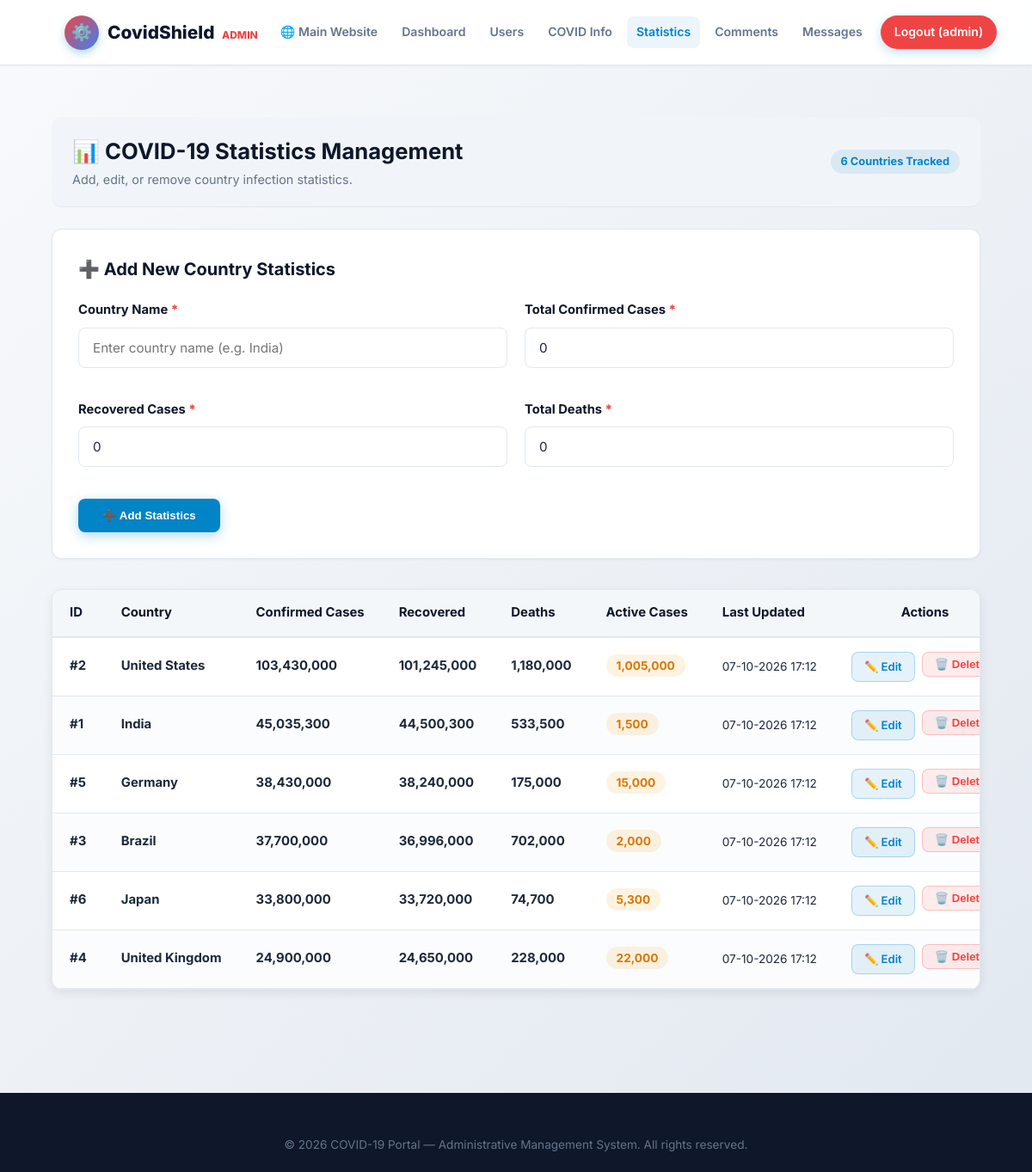
The app's page /admin/statistics.php (signed in) with its own data.
### tables this page shows
CREATE TABLE `statistics` (
  `id` INT AUTO_INCREMENT PRIMARY KEY,
  `country` VARCHAR(100) NOT NULL,
  `cases` INT NOT NULL DEFAULT 0,
  `recovered` INT NOT NULL DEFAULT 0,
  `deaths` INT NOT NULL DEFAULT 0,
  `updated_at` TIMESTAMP DEFAULT CURRENT_TIMESTAMP ON UPDATE CURRENT_TIMESTAMP
);

### admin/statistics.php (the view, shortened to what this page needs)
<?php
$editRecord = null;
$statRecords = [];
try {
    $pdo = getDBConnection();
    if ($pdo) {
        $stmt = $pdo->prepare("SELECT id, country, cases, recovered, deaths, updated_at FROM statistics ORDER BY cases DESC");
        $stmt->execute();
        $statRecords = $stmt->fetchAll();
    }
} catch (PDOException $e) {
    error_log("Fetch Statistics Error: " . $e->getMessage());
    $errorMessage = "Failed to load statistics records.";
}
include 'includes/admin-header.php';
?>
<main class="container section">
    <div class="admin-page-wrapper">
        <div class="table-header-bar" style="margin-bottom: 25px; border-radius: var(--radius-md);">
            <div>
                <h1 style="font-size: 1.6rem; color: var(--secondary-color);">📊 COVID-19 Statistics Management</h1>
                <p style="color: var(--text-muted); font-size: 0.9rem;">Add, edit, or remove country infection statistics.</p>
            </div>
            <span class="count-badge"><?php echo count($statRecords); ?> Countries Tracked</span>
        </div>
        <div class="add-comment-card" style="margin-bottom: 35px;">
            <h3 class="card-section-heading">
                <span><?php echo $editRecord ? '✏️ Edit Country Statistics' : '➕ Add New Country Statistics'; ?></span>
            </h3>
            <form action="statistics.php" method="POST" class="auth-form" novalidate>
                <div class="form-row-2col">
                    <div class="form-group">
                        <label for="country" class="form-label">Country Name <span class="required-star">*</span></label>
                        <input
                            type="text"
                            id="country"
                            name="country"
                            class="form-control"
                            placeholder="Enter country name (e.g. India)"
                            value="<?php echo htmlspecialchars($editRecord ? $editRecord['country'] : ''); ?>"
                            required
                        >
                    </div>
                    <div class="form-group">
                        <label for="cases" class="form-label">Total Confirmed Cases <span class="required-star">*</span></label>
                        <input
                            type="number"
                            id="cases"
                            name="cases"
                            class="form-control"
                            placeholder="0"
                            min="0"
                            value="<?php echo htmlspecialchars($editRecord ? $editRecord['cases'] : '0'); ?>"
                            required
                        >
                    </div>
                </div>
                <div class="form-row-2col" style="margin-top: 15px;">
                    <div class="form-group">
                        <label for="recovered" class="form-label">Recovered Cases <span class="required-star">*</span></label>
                        <input
                            type="number"
                            id="recovered"
                            name="recovered"
                            class="form-control"
                            placeholder="0"
                            min="0"
                            value="<?php echo htmlspecialchars($editRecord ? $editRecord['recovered'] : '0'); ?>"
                            required
                        >
                    </div>
                    <div class="form-group">
                        <label for="deaths" class="form-label">Total Deaths <span class="required-star">*</span></label>
                        <input
                            type="number"
                            id="deaths"
                            name="deaths"
                            class="form-control"
                            placeholder="0"
                            min="0"
                            value="<?php echo htmlspecialchars($editRecord ? $editRecord['deaths'] : '0'); ?>"
                            required
                        >
                    </div>
                </div>
                <div class="form-actions-row" style="margin-top: 15px;">
                    <button type="submit" class="btn btn-primary">
                        <?php echo $editRecord ? '💾 Update Statistics' : '➕ Add Statistics'; ?>
                    </button>
                </div>
            </form>
        </div>
        <div class="table-card-container">
            <div class="table-responsive">
                <table class="stats-table">
                    <thead>
                        <tr>
                            <th>ID</th>
                            <th>Country</th>
                            <th>Confirmed Cases</th>
                            <th>Recovered</th>
                            <th>Deaths</th>
                            <th>Active Cases</th>
                            <th>Last Updated</th>
                            <th style="text-align: center;">Actions</th>
                        </tr>
                    </thead>
                    <tbody>
                        <?php if (empty($statRecords)): ?>
                            <tr>
                                <td colspan="8" style="text-align: center; padding: 30px;">No statistics records found.</td>
                            </tr>
                        <?php else: ?>
                            <?php foreach ($statRecords as $st):
                                $active = max(0, $st['cases'] - $st['recovered'] - $st['deaths']);
                            ?>
                                <tr>
                                    <td><strong>#<?php echo $st['id']; ?></strong></td>
                                    <td><strong><?php echo htmlspecialchars($st['country']); ?></strong></td>
                                    <td class="cases-col"><?php echo number_format($st['cases']); ?></td>
                                    <td class="recovered-col"><?php echo number_format($st['recovered']); ?></td>
                                    <td class="deaths-col"><?php echo number_format($st['deaths']); ?></td>
                                    <td><span class="active-pill"><?php echo number_format($active); ?></span></td>
                                    <td class="date-col"><?php echo htmlspecialchars(date('d-m-Y H:i', strtotime($st['updated_at']))); ?></td>
                                    <td>
                                        <div style="display: flex; gap: 8px; justify-content: center;">
                                            <a href="statistics.php?edit_id=<?php echo $st['id']; ?>" class="btn-sm btn-edit">✏️ Edit</a>
                                            <form action="statistics.php" method="POST" style="display: inline;" onsubmit="return confirm('Delete statistics for <?php echo htmlspecialchars(addslashes($st['country'])); ?>?');">
                                                <button type="submit" class="btn-sm btn-delete">🗑️ Delete</button>
                                            </form>
                                        </div>
                                    </td>
                                </tr>
                            <?php endforeach; ?>
                        <?php endif; ?>
                    </tbody>
                </table>
            </div>
        </div>
    </div>
</main>
<?php include 'includes/admin-footer.php'; ?>

### records on screen
statistics: id "2", country "United States", cases "103,430,000", recovered "101,245,000", deaths "1,180,000", active "1,005,000", updated_at "07-10-2026 17:12"
statistics: id "1", country "India", cases "45,035,300", recovered "44,500,300", deaths "533,500", active "1,500", updated_at "07-10-2026 17:12"
statistics: id "5", country "Germany", cases "38,430,000", recovered "38,240,000", deaths "175,000", active "15,000", updated_at "07-10-2026 17:12"
statistics: id "3", country "Brazil", cases "37,700,000", recovered "36,996,000", deaths "702,000", active "2,000", updated_at "07-10-2026 17:12"
statistics: id "6", country "Japan", cases "33,800,000", recovered "33,720,000", deaths "74,700", active "5,300", updated_at "07-10-2026 17:12"
statistics: id "4", country "United Kingdom", cases "24,900,000", recovered "24,650,000", deaths "228,000", active "22,000", updated_at "07-10-2026 17:12"

### other values on screen
$_SESSION['username'] "admin"
count($statRecords) "6"
